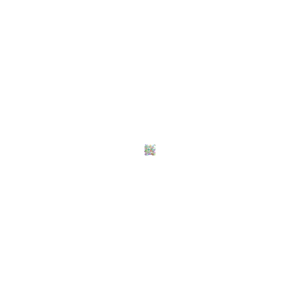
Frame 1 (no input)
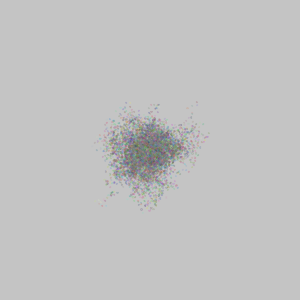
Frame 60 (the mouse pressed at the canvas centre just before this capture)
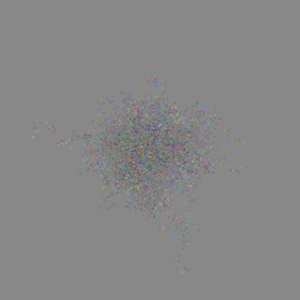
Frame 120 (the mouse held since frame 60 and released just before this capture)

The Processing sketch that drew these frames (run headless with seeded random() and noise(); from frame 60 on, the mouse is pressed at the canvas centre):

// Processing sketch: processing_43201
// ── processing_43201.pde


Bugs[] bugs = new Bugs[150];
 
float sw = 0.1;
 
 
 
void setup() {
  size(300, 300);
smooth();
 rectMode(CENTER);
 ellipseMode(CENTER);
  for (int p=0; p < bugs.length;p++) {
    bugs[p] = new Bugs(width/2, height/2); //seeds point array.
  }
}
 
 
 
 
 
void draw() {
 noStroke();
 rect(height/2, width/2, height*1.5, width*1.5);
  fill(10, 1);

  for (int p=0; p < bugs.length; p++) {
    bugs[p].move(); //sets up move command.
    bugs[p].display(); //sets up the drawing of points.
 
 
  }
}
 
 
 
 
 
class Bugs {
 
  float x;
  float y;
 
  Bugs(float x_, float y_) {
    x = x_;
    y = y_;
  }
 
 
  //draws the points with random grayscale stroke color.
  void display() {
    //stroke((random(0, 255)), 10);
    
    stroke((random(0, 255)),(random(0, 255)),(random(0, 255)), 40);
    strokeWeight(1);
   
     if(keyPressed){
   if(key == '1'){
     sw += .1;
   }
 }
     if(keyPressed){
   if(key == '2'){
     sw -= .1;
   }
 }
    ellipse(x, y, 1+sw, 1+sw);
 
  }
 
 
  //Moves the bugs randomly in x or y between -5 and 5 points.
  void move() {
    x = x + random(-5, 5);
    y = y + random(-5, 5);
  }
}
